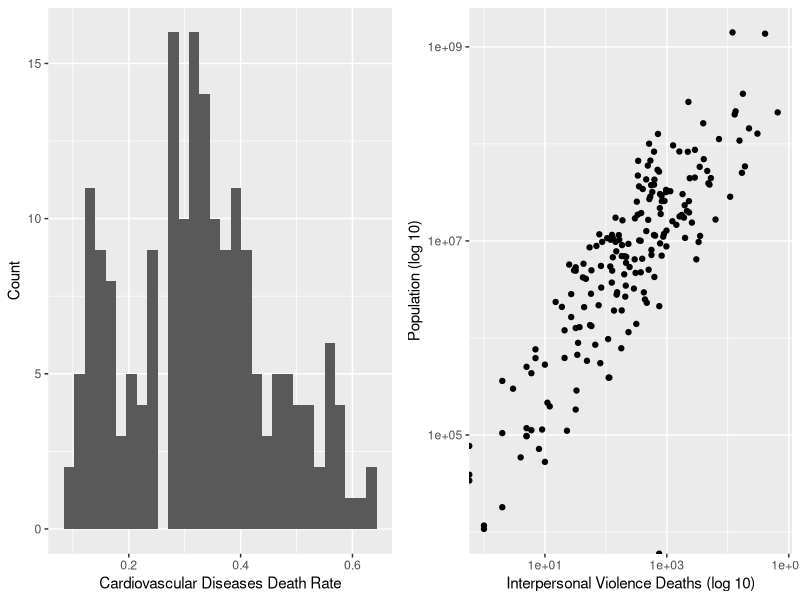
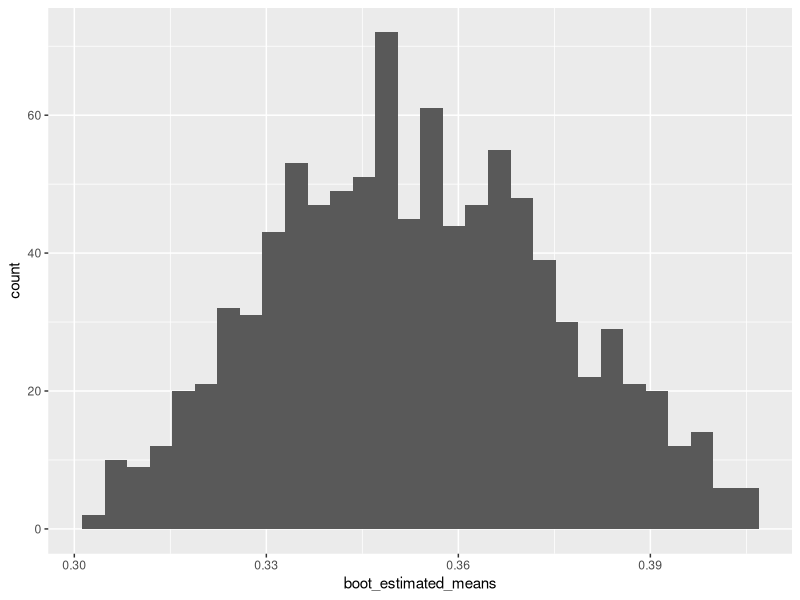
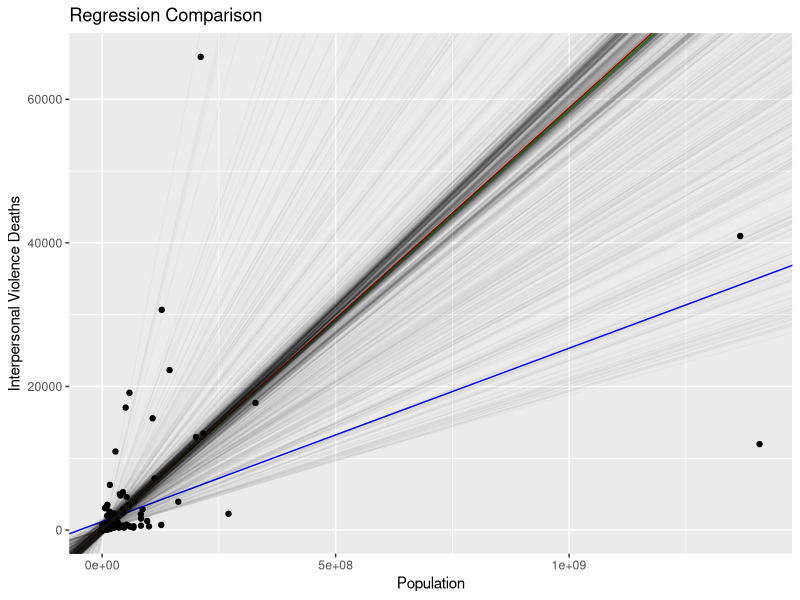

Write R code to recreate these figures, in order.
## ---- chunk 1
knitr::opts_chunk$set(echo = TRUE, warning=FALSE, message=FALSE)
library(tidyverse)
library(knitr)
library(gridExtra)
bootstrapping_data_cleaned = read.csv('bootstrapping_data_cleaned.csv', 
                                      stringsAsFactors = TRUE)
# Create the total number of reported deaths column
bootstrapping_data_cleaned$Number_Of_Deaths <- 
  rowSums(bootstrapping_data_cleaned[,(5:35)])

# Filter down the data to just include 2019 and just the columns needed
boot_data = 
  bootstrapping_data_cleaned[bootstrapping_data_cleaned$Year == '2019', 
                             c('Entity', 'Population', 'Number_Of_Deaths',
                               'Deaths_CardiovascularDiseases',
                               'Deaths_InterpersonalViolence')]

# Create the cardiovascular diseases rate column
boot_data$Deaths_CardiovascularDiseasesRate <- 
  boot_data$Deaths_CardiovascularDiseases / boot_data$Number_Of_Deaths
## ---- chunk 2
# Find cardiovascular disease death rate statistics
boot_means <- boot_data %>% summarize(mean_cardiovasculardiseasesrate = 
                                        mean(Deaths_CardiovascularDiseasesRate),
                                      sd_cardiovasculardiseasesrate = 
                                        sd(Deaths_CardiovascularDiseasesRate))
## ---- chunk 3
# Create a histogram of the cardiovascular diseases death rate
cardioHistogram <- ggplot(boot_data, 
                          aes(x = Deaths_CardiovascularDiseasesRate)) +
                   xlab('Cardiovascular Diseases Death Rate') +
                   ylab('Count') +
                   geom_histogram()

# Plot the interpersonal violence death rate against population
violenceHistogram <- ggplot(boot_data, 
                            aes(x = Deaths_InterpersonalViolence, 
                                y = Population)) +
                     scale_x_log10() +
                     scale_y_log10() +
                     xlab('Interpersonal Violence Deaths (log 10)') +
                     ylab('Population (log 10)') +
                     geom_point() 

# Display plots side by side
grid.arrange(cardioHistogram, violenceHistogram, ncol = 2)
## ---- chunk 4
# Create the initial sample
boot_initial_sample <- sample(1:nrow(boot_data), 20, replace = FALSE)
## ---- chunk 5
# Create vectors to store new sample means and standard deviations
boot_estimated_means <- rep()
boot_estimated_sds <- rep()
# Create 1,000 new samples and save the means and standard deviations
for (x in 1:1000) {
  boot_new_sample <- sample(boot_initial_sample, 20, replace = TRUE)
  boot_estimated_means <- append(boot_estimated_means,
                                 pull(
                                   summarize(
                                     boot_data[boot_new_sample,], 
                                     mean(Deaths_CardiovascularDiseasesRate))))
  boot_estimated_sds <- append(boot_estimated_sds, 
                               pull(
                                 summarize(
                                   boot_data[boot_new_sample,], 
                                   sd(Deaths_CardiovascularDiseasesRate))))
}
## ---- chunk 6
# Sort the estimated means from smallest to largest
boot_estimated_means <- sort(boot_estimated_means)
# Sort the estimated standard deviations from smallest to largest
boot_estimated_sds <- sort(boot_estimated_sds)
# Trim the top and bottom 2.5%
start = length(boot_estimated_means) * 0.025
end = length(boot_estimated_means) * 0.975
boot_estimated_means <- boot_estimated_means[start:end]
boot_estimated_sds <- boot_estimated_sds[start:end]
## ---- chunk 7
# Display a histogram of the estimated means from the Bootstrap samples
ggplot() +
geom_histogram(aes(boot_estimated_means))
## ---- chunk 8
# Create vectors to store new intercepts and regression parameters
boot_estimated_intercepts <- rep()
boot_estimated_regressionparameters <- rep()
# Create 1,000 new samples and save the intercepts and parameters
for (x in 1:1000) {
  boot_new_reg_sample <- sample(boot_initial_sample, 20, replace = TRUE)
  boot_new_lm <- lm(Deaths_InterpersonalViolence ~ Population,
                    boot_data[boot_new_reg_sample,])
  boot_estimated_intercepts <- append(boot_estimated_intercepts, 
                                      boot_new_lm$coefficients[1])
  boot_estimated_regressionparameters <- 
    append(boot_estimated_regressionparameters, 
           boot_new_lm$coefficients[2])
}
## ---- chunk 9
# Create population model
pop_lm <- lm(Deaths_InterpersonalViolence ~ Population, boot_data)
# Create initial sample model
sample_lm <- lm(Deaths_InterpersonalViolence ~ Population, 
                boot_data[boot_initial_sample,])
# Find Bootstrapping average values
boot_lm_intercept <- mean(boot_estimated_intercepts) 
boot_lm_x1 <- mean(boot_estimated_regressionparameters)
## ---- chunk 10
# Plot the data, population model, sample model, and final Bootstrap model 
# (average of all models)
final_plot <- ggplot(aes(x = Population, y = Deaths_InterpersonalViolence), 
                     data = boot_data) +
              geom_point() +
              geom_abline(intercept = coef(pop_lm)[1], 
                          slope = coef(pop_lm)[2], 
                          color= 'blue') +
              geom_abline(intercept = coef(sample_lm)[1], 
                          slope = coef(sample_lm)[2], 
                          color = 'green') +
              geom_abline(intercept = mean(boot_estimated_intercepts), 
                          slope = mean(boot_estimated_regressionparameters), 
                          color = 'red') +
              xlab('Population') + 
              ylab('Interpersonal Violence Deaths') +
              ggtitle('Regression Comparison') +
              labs(color = "Model")
# Add all Bootstrap models
for (x in 1:length(boot_estimated_intercepts)) {
  final_plot <- final_plot + 
                geom_abline(intercept = boot_estimated_intercepts[x], 
                            slope = boot_estimated_regressionparameters[x], 
                            alpha = 0.025)
}
# Display final plot
final_plot
